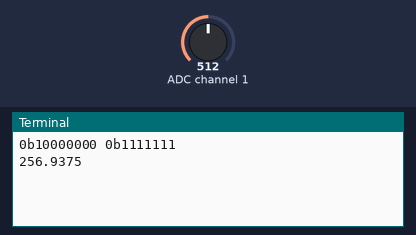
A program run on a simulated Raspberry Pi (BCM pin numbers). Shown: the last lines printed to the terminal. The test bench sets the inputs (shaded band); at power-on: ADC channel 1 = 512 (analog values on the 0–1023 scale).

Above: at 1.2 s.
1.3 s: ADC channel 1 set to 716
At 2.5 s:
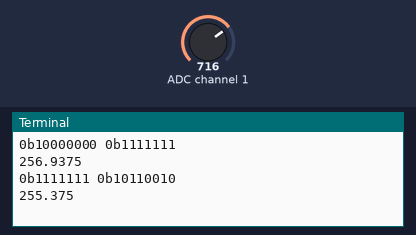
2.8 s: ADC channel 1 set to 900
At 4.0 s:
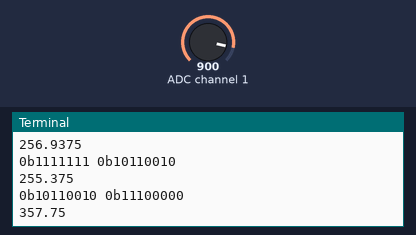
Timing chart, 0 to 5.8 s (numbered marks = the images above; inputs shaded):
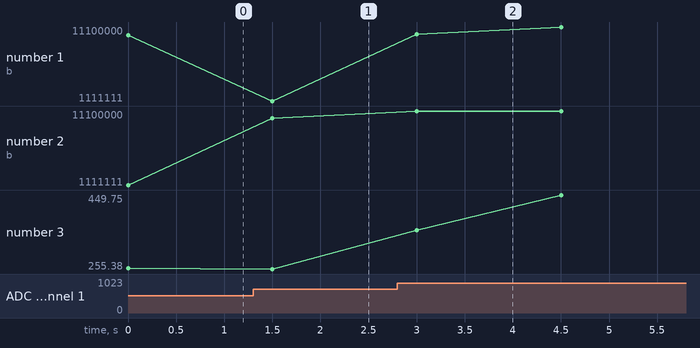

The program:

i2c_temp.py
```python
import smbus
from time import sleep
bus = smbus.SMBus(1)
addr = 0x48
while True:
  v0, v1 = bus.read_i2c_block_data(addr, 1, 2)
  print bin(v0), bin(v1)
  print ((v0 << 8) + v1 >> 3) / 16.0
  sleep(0.5)
  sleep(1)
  #break
```

Measured:
- after the input at 1.3 s, the terminal: prints a new line after 0.20 s (image 1)
- after the input at 2.8 s, the terminal: prints a new line after 0.20 s (image 2)
- plotted number 1: 1111111 → 11100000 after the input at 2.8 s
- plotted number 2: 1111111 → 10110010 after the input at 1.3 s, 10110010 → 11100000 after the input at 2.8 s
- plotted number 3: 256.94 → 255.38 after the input at 1.3 s, 255.38 → 449.75 after the input at 2.8 s
